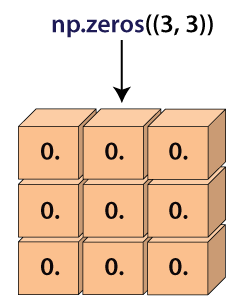
#> input picture numpy-zeros.png, 241 x 300 px
$ python image-flip.py
#> lines starting #> are read from the running program, lines starting #| are printed output that depends on the picture
import cv2


img = cv2.imread('numpy-zeros.png')
#> img is the input picture: shape (300, 241, 3); mean B, G, R 185.7, 208.3, 235.6

# 0 means vertical flip , 1 horizontal
flipped_vertically_img = cv2.flip(img,0)
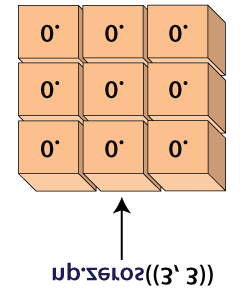
#> flipped_vertically_img: shape (300, 241, 3); mean B, G, R 185.7, 208.3, 235.6
flipped_horizontally_img = cv2.flip(img,1)
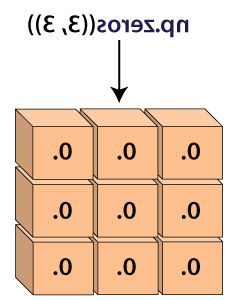
#> flipped_horizontally_img: shape (300, 241, 3); mean B, G, R 185.7, 208.3, 235.6

cv2.imshow('vertical_flip',flipped_vertically_img)
cv2.imshow('horizontal_flip',flipped_horizontally_img)
cv2.waitKey(0)
cv2.destroyAllWindows()
